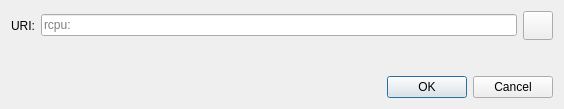
<?xml version="1.0" encoding="UTF-8"?>
<ui version="4.0">
 <class>OpenURIDialog</class>
 <widget class="QDialog" name="OpenURIDialog">
  <property name="geometry">
   <rect>
    <x>0</x>
    <y>0</y>
    <width>564</width>
    <height>109</height>
   </rect>
  </property>
  <property name="windowTitle">
   <string>Open RCPU URI</string>
  </property>
  <layout class="QVBoxLayout" name="verticalLayout">
   <item>
    <layout class="QHBoxLayout" name="horizontalLayout">
     <item>
      <widget class="QLabel" name="label">
       <property name="text">
        <string>URI:</string>
       </property>
      </widget>
     </item>
     <item>
      <widget class="QValidatedLineEdit" name="uriEdit">
       <property name="placeholderText">
        <string notr="true">rcpu:</string>
       </property>
      </widget>
     </item>
     <item>
      <widget class="QToolButton" name="pasteButton">
       <property name="toolTip">
        <string extracomment="Tooltip text for button that allows you to paste an address that is in your clipboard.">Paste address from clipboard</string>
       </property>
       <property name="text">
        <string/>
       </property>
       <property name="icon">
        <iconset resource="../bitcoin.qrc">
         <normaloff>:/icons/editpaste</normaloff>:/icons/editpaste
        </iconset>
       </property>
       <property name="iconSize">
        <size>
         <width>22</width>
         <height>22</height>
        </size>
       </property>
      </widget>
     </item>
    </layout>
   </item>
   <item>
    <spacer name="verticalSpacer">
     <property name="orientation">
      <enum>Qt::Vertical</enum>
     </property>
     <property name="sizeHint" stdset="0">
      <size>
       <width>20</width>
       <height>40</height>
      </size>
     </property>
    </spacer>
   </item>
   <item>
    <widget class="QDialogButtonBox" name="buttonBox">
     <property name="orientation">
      <enum>Qt::Horizontal</enum>
     </property>
     <property name="standardButtons">
      <set>QDialogButtonBox::Cancel|QDialogButtonBox::Ok</set>
     </property>
    </widget>
   </item>
  </layout>
 </widget>
 <customwidgets>
  <customwidget>
   <class>QValidatedLineEdit</class>
   <extends>QLineEdit</extends>
   <header>qt/qvalidatedlineedit.h</header>
  </customwidget>
 </customwidgets>
 <resources/>
 <connections>
  <connection>
   <sender>buttonBox</sender>
   <signal>accepted()</signal>
   <receiver>OpenURIDialog</receiver>
   <slot>accept()</slot>
   <hints>
    <hint type="sourcelabel">
     <x>248</x>
     <y>254</y>
    </hint>
    <hint type="destinationlabel">
     <x>157</x>
     <y>274</y>
    </hint>
   </hints>
  </connection>
  <connection>
   <sender>buttonBox</sender>
   <signal>rejected()</signal>
   <receiver>OpenURIDialog</receiver>
   <slot>reject()</slot>
   <hints>
    <hint type="sourcelabel">
     <x>316</x>
     <y>260</y>
    </hint>
    <hint type="destinationlabel">
     <x>286</x>
     <y>274</y>
    </hint>
   </hints>
  </connection>
 </connections>
</ui>
